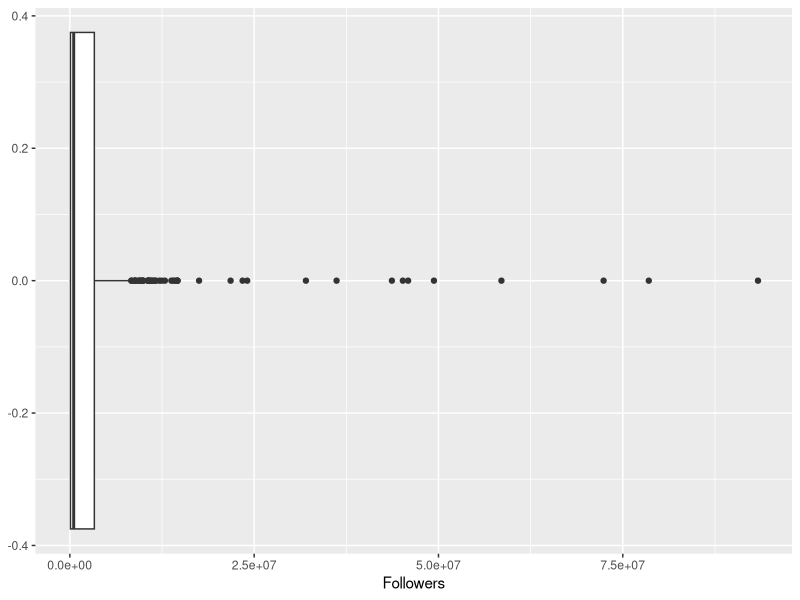
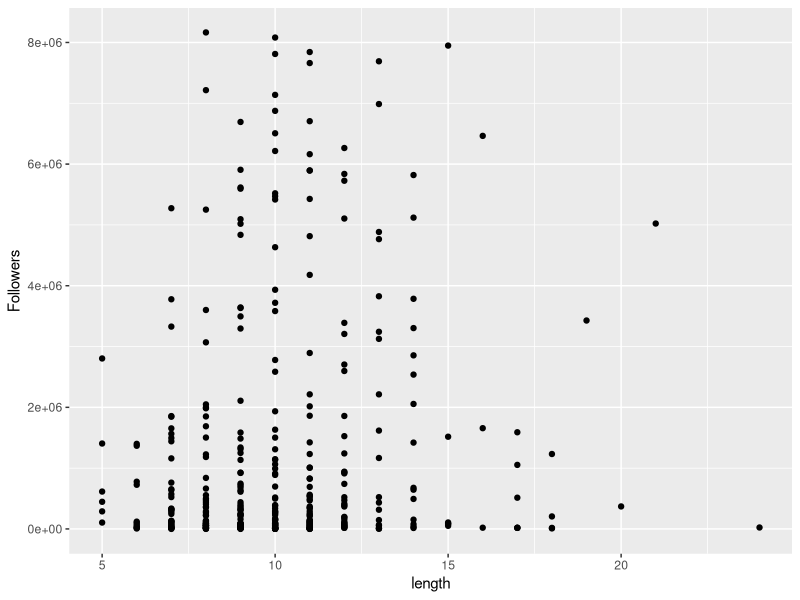
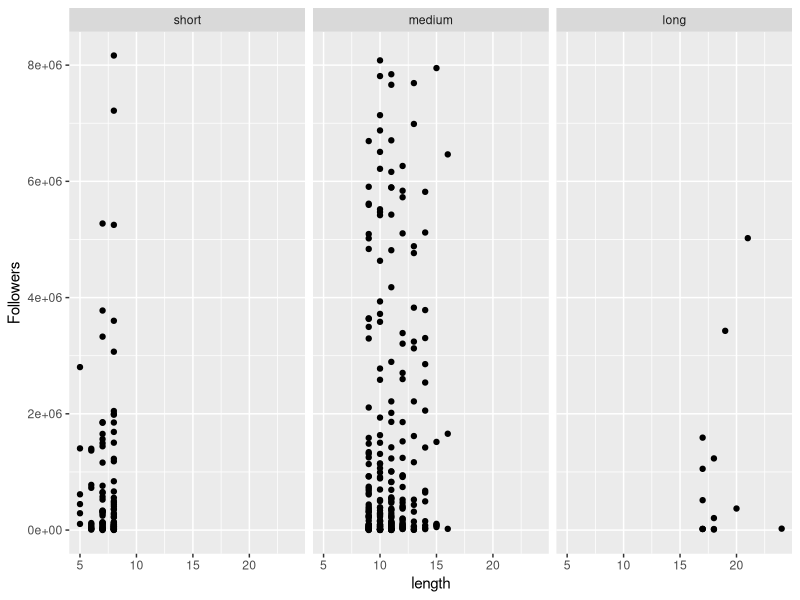
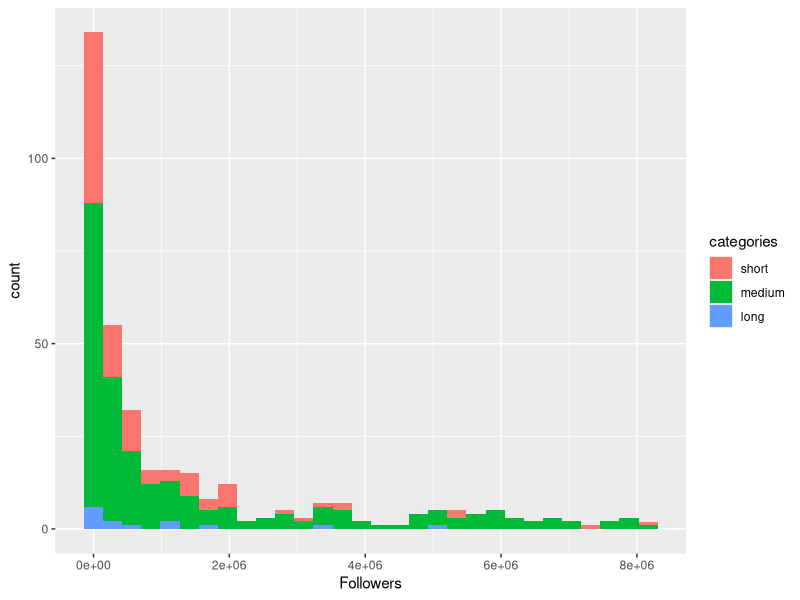
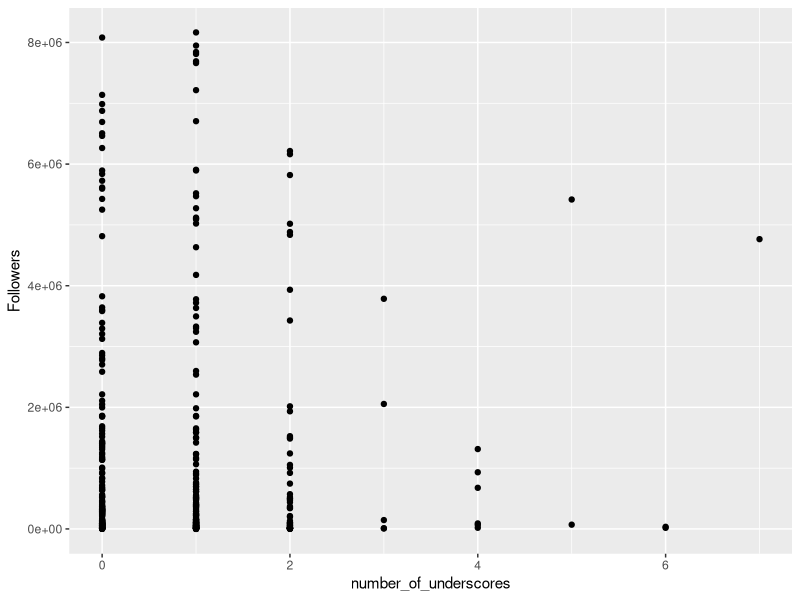
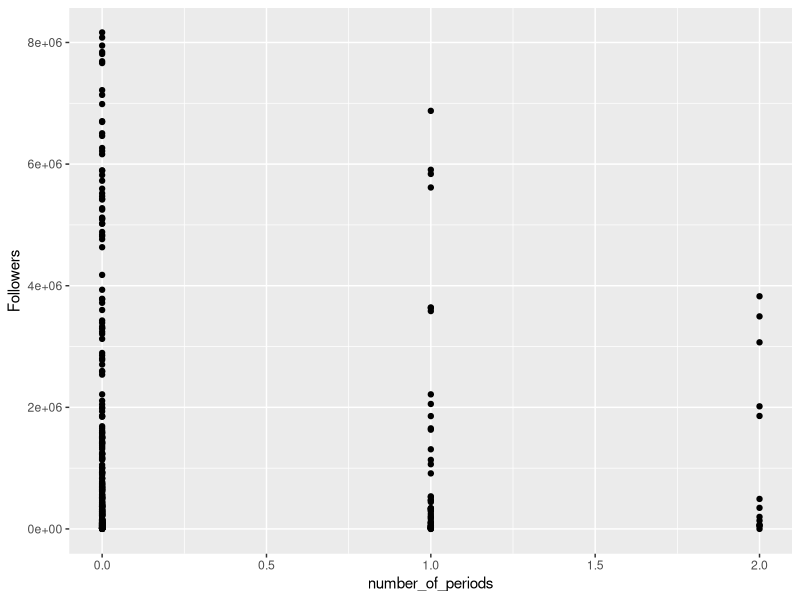
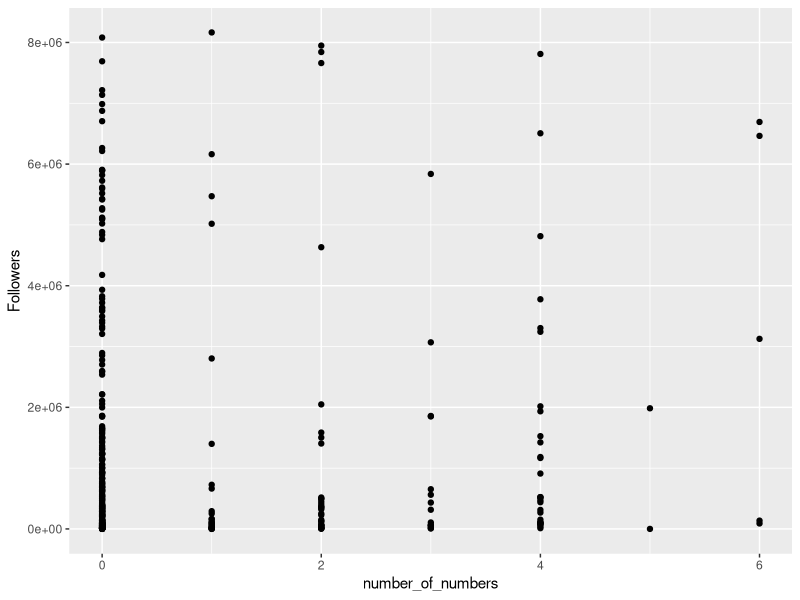
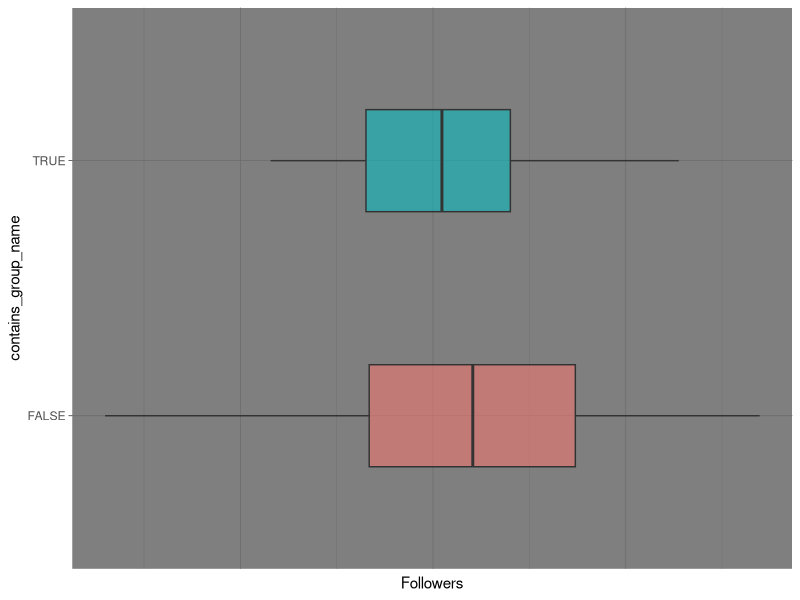

Recreate these plots in R, in order.
## ---- chunk 1
library(tidyverse)
all_data <- read_csv("kpop_idol_followers.csv")
data <- read_csv("kpop_idol_followers.csv")
#data <- data %>% select(ig_name, Followers)
#glimpse(data)

## ---- chunk 2
ggplot(data, aes(x = Followers)) + geom_boxplot()
## ---- chunk 3
quartiles <- quantile(data$Followers, probs = c( 0.25, 0.75 ))

iqr <- IQR(data$Followers)

lower_outliers <- quartiles[1] - 1.5*iqr
upper_outliers <- quartiles[2] + 1.5*iqr

data_cleaned <- filter(data, data$Followers < upper_outliers)
all_data_cleaned <- filter(all_data, all_data$Followers < upper_outliers)

glimpse(data_cleaned)
## ---- chunk 4
data_length <- data_cleaned %>% mutate( length = nchar(ig_name) )

ggplot (data_length) +
  aes ( y = Followers, 
        x = length) +
  geom_point()

#data_length_classified <- data_length %>% mutate( short = length < 8, medium = 8 < length & length < 16, long = length > 15)

data_length$categories <- cut(data_length$length, breaks=c(seq(0,25,by=8)), labels=c("short", "medium", "long"))


ggplot (data_length) +
  aes ( y = Followers, 
        x = length) +
  geom_point() +
  facet_wrap(~ categories)

ggplot(data_length) + 
  aes (x = Followers, 
      fill = categories) +
  geom_histogram()



## ---- chunk 5
medians_of_length_categories <- tibble(
  short_median = median(filter(data_length, categories == "short")$Followers),
  medium_median = median(filter(data_length, categories == "medium")$Followers),
  long_median = median(filter(data_length, categories == "long")$Followers))
## ---- chunk 6
library(stringr)
data_underscore <- data_cleaned %>% mutate(number_of_underscores = str_count(data_cleaned$ig_name, "_"))

ggplot (data_underscore) +
  aes ( y = Followers, 
        x = number_of_underscores) +
  geom_point()
## ---- chunk 7
data_period <- data_cleaned %>% mutate(number_of_periods = str_count(data_cleaned$ig_name, "\\."))

ggplot (data_period) +
  aes ( y = Followers, 
        x = number_of_periods) +
  geom_point()
## ---- chunk 8
data_numbers <- data_cleaned %>% mutate(number_of_numbers = str_count(data_cleaned$ig_name, "\\d"))

ggplot (data_numbers) +
  aes ( y = Followers, 
        x = number_of_numbers) +
  geom_point()
## ---- chunk 9
#contains_group_name <- str_detect(data_cleaned$ig_name, tolower(all_data_cleaned$Group))
#contains_group_name <- tibble(as.numeric(contains_group_name))

#Reformat names: 
#group_name_no_punctuations <- str_replace_all((all_data_cleaned$Group), "[[:punct:]]", "")

library(stringr)

data_texts <- data %>% mutate(
  
  contains_official = str_count(data$ig_name, "official"),
  contains_group_name = str_detect(data$ig_name, tolower(str_replace_all((data$Group), "[[:punct:]]", ""))),
  contains_stage_name = str_detect(data$ig_name, tolower(str_replace_all((data$Stage.Name), " ", "")))
 
   )

ggplot(data_texts) + 
  aes (x = Followers, y = contains_group_name, fill = contains_group_name, alpha = 0.5) +
  geom_boxplot(width = 0.4) +
  scale_x_continuous(trans='log2') +
  theme_dark() +
  theme(axis.text.x = element_blank(),
        axis.ticks.x = element_blank(),
        legend.position = "none") 


ggplot(data_texts) + 
  aes (x = Followers, 
      fill = contains_stage_name) +
  geom_histogram()




